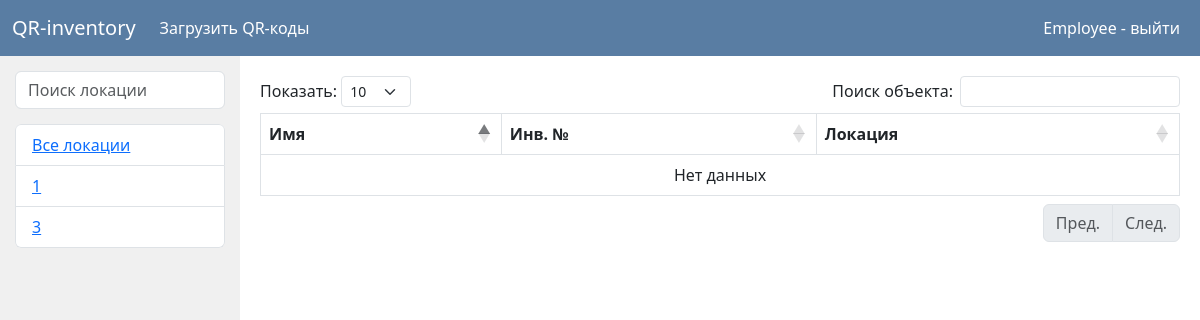
Screenshot of /2 (signed in) with the database file from the repository.
### data/users.py (models this page shows, shortened)
class User(SqlAlchemyBase, UserMixin, SerializerMixin):
    __tablename__ = 'users'
    id = sqlalchemy.Column(sqlalchemy.Integer,
                           primary_key=True, autoincrement=True)
    name = sqlalchemy.Column(sqlalchemy.String)
    email = sqlalchemy.Column(sqlalchemy.String,
                              index=True, unique=True, nullable=True)
    hashed_password = sqlalchemy.Column(sqlalchemy.String, nullable=True)
    role = sqlalchemy.Column(sqlalchemy.Integer, sqlalchemy.ForeignKey('roles.id'))
    def is_admin(self):
        if str(self.role) == '1':
            return True
        return False

### data/places.py (models this page shows)
class Place(SqlAlchemyBase, SerializerMixin):
    __tablename__ = 'places'
    id = sqlalchemy.Column(sqlalchemy.Integer,
                           primary_key=True, autoincrement=True)
    text = sqlalchemy.Column(sqlalchemy.String)

### front/user_pages.py (the view)
@app.route('/<int:id>')
@login_required
def place_objects(id):
    if current_user.is_admin():
        return redirect('/admin')
    db_sess = db_session.create_session()
    places = db_sess.query(Place)
    user_places = set()
    for obj in db_sess.query(Object).filter(Object.responsible_id == current_user.id):
        if places.get(obj.obj_place):
            user_places.add(places.get(obj.obj_place).id)
    user_places = places.filter(Place.id.in_(list(user_places)))
    objects = db_sess.query(Object).filter(Object.obj_place == id, Object.responsible_id == current_user.id)
    return render_template("user/main_page.html",user_places=user_places, objects=objects, places=places, title='QR-inventory')

### data/db_session.py (called while the page is built)
def create_session() -> Session:
    global __factory
    return __factory()

### flask_app.py (called while the page is built)
@login_manager.user_loader
def load_user(user_id):
    return db_sess.query(User).get(user_id)

### templates/user/main_page.html (shortened to what this page needs)
{% extends "user/base.html" %}
{% block content %}
    <div class="main_container">
    <div class="places">
        <input class="form-control" id="placesSearch" type="text" placeholder="Поиск локации">
        <ul class="list-group" id="placesList">
            <li class="list-group-item"><a href="/"> Все локации </a></li>
            {% for place in user_places %}
                <li class="list-group-item"><a href="/{{ place.id }}"> {{ place.text }}</a></li>
            {% endfor %}
        </ul>
    </div>
    <div class="objects">
        <table class="table table-bordered" id="objTable">
            <thead>
            <tr>
                <th>Имя</th>
                <th>Инв. №</th>
                <th>Локация</th>
            </tr>
            </thead>
            <tbody>
            </tbody>
        </table>
    </div>
{% endblock %}

### templates/user/base.html (shortened to what this page needs)
<!doctype html>
<html lang="en">
<head>
    <link href="https://cdn.jsdelivr.net/npm/bootstrap@5.3.0-alpha3/dist/css/bootstrap.min.css" rel="stylesheet"
>
    <link rel="stylesheet" href="https://cdn.datatables.net/1.13.4/css/dataTables.bootstrap5.min.css">
    <link rel="stylesheet" href="/static/style.css">
    <link rel="stylesheet" href="https://cdnjs.cloudflare.com/ajax/libs/font-awesome/4.7.0/css/font-awesome.min.css">
</head>
<body>
<header>
    <nav class="navbar navbar-expand-lg">
        <div class="container-fluid">
            <a class="navbar-brand" href="/"> QR-inventory </a>
            <div class="collapse navbar-collapse" id="navbarNav">
                <ul class="navbar-nav">
                    <li class="nav-item">
                        <a class="nav-link" href="/download_qr">Загрузить QR-коды</a>
                    </li>
                </ul>
            </div>
            <div class="d-flex">
                {% if current_user.is_authenticated %}
                    <a class="nav-link me-2" href="/logout"> {{ current_user.name }} - выйти </a>
                {% else %}
                    <a class="btn btn-primary me-2" href="/register">Зарегистрироваться</a>
                    <a class="btn btn-primary" href="/login">Войти</a>
                {% endif %}
            </div>
        </div>
    </nav>
</header>
<main role="main" class="main_block">
    {% block content %}{% endblock %}
</main>
</body>
</html>

### static/style.css (style rules this page uses)
li { list-style-type:none; }
.nav-link { color: #ffffff; }
.navbar-brand { color: #ffffff; }
.navbar { background-color: #597da3; color: #ffffff; }
.main_container { display: grid; height: calc(100vh - 70px); grid-template-columns: 20% 80%; grid-template-areas: "places objects"; }
.places { background-color: #F0F0F0; height: calc(100vh - 70px); padding: 15px; grid-area: places; }
#placesSearch { margin-bottom: 15px; }
#placesList { max-height: calc(100vh - 165px); overflow-y: scroll; }
.objects { grid-area: objects; }

### rows the page displays
User: name "Employee"
Place: text "1"
Place: text "3"
